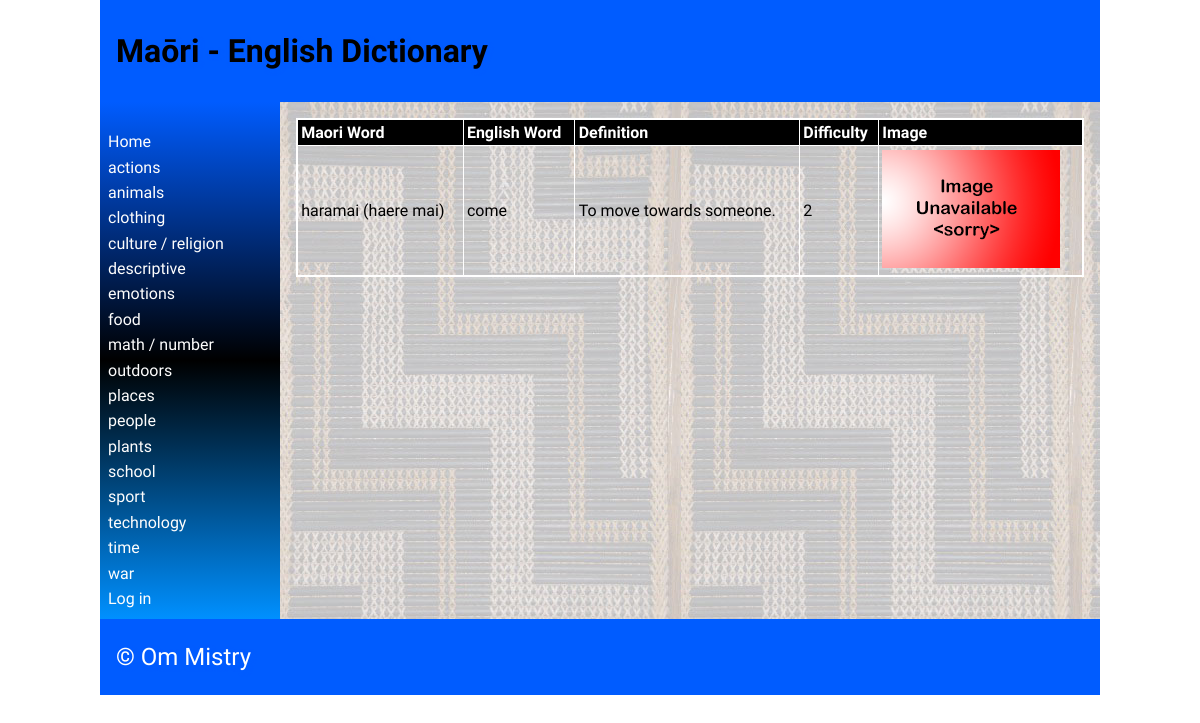
The app's page /word/1 with its own data.
### tables this page shows
CREATE TABLE "category"
(
	id INTEGER
		constraint category_pk
			primary key autoincrement,
	category_name varchar(69) not null
);

CREATE TABLE "words"
(
	maori varchar(69),
	english varchar(69),
	category integer,
	definition varchar(100),
	levels integer,
	images varchar(69),
	id integer
		constraint words_pk
			primary key autoincrement
);

### app.py (the view)
@app.route('/word/<word_id>')
def render_detailpage(word_id):
    con = create_connection(DB_NAME)
    query = "SELECT id, maori, english, definition, levels, images FROM words WHERE id=?"
    cur = con.cursor()
    cur.execute(query, (word_id,))
    definition = cur.fetchall()[0]
    con.close()
    return render_template('detail.html', definition=definition, logged_in=is_logged_in(),
                           categories=fetch_categories())

### app.py (called while the page is built)
def create_connection(db_file):
    try:
        connection = sqlite3.connect(db_file)
        return connection
    except Error as e:
        print(e)
    return None

def fetch_categories():
    con = create_connection(DB_NAME)
    query = "SELECT id, category_name FROM category"
    cur = con.cursor()
    cur.execute(query)
    categories = cur.fetchall()
    con.close()
    return categories

def is_logged_in():
    if session.get("email") is None:
        print("you are not logged in")
        return False
    else:
        print("you are logged in")
        return True

### templates/detail.html (shortened to what this page needs)
{% extends 'base.html' %}
{% block heading %}Maōri - English Dictionary{% endblock %}
{% block main %}
<table>
    <tr>
        <th>Maori Word</th>
        <th>English Word</th>
        <th>Definition</th>
        <th>Difficulty</th>
        <th>Image</th>
    </tr>
    <tr>
        <td>{{ definition[1] }}</td>
        <td>{{ definition[2] }}</td>
        <td>{{ definition[3] }}</td>
        <td>{{ definition[4] }}</td>
        <td><img src="/static/images/{{ definition[5] }}"></td>
    </tr>
</table>
{% endblock %}

### templates/base.html (shortened to what this page needs)
<!doctype html>
<html lang="en">
<head>
   <link href="{{ url_for('static', filename='css/style.css') }}" rel="stylesheet">
</head>
<body>
   <div id="container">
      <header>
         <h1>{% block heading %}{% endblock %}</h1>
      </header>
      <nav>
         <ul>
                <li><a href="\">Home</a></li>
                {% for category in categories %}
                <li><a href="/categories/{{ category[0] }}">{{category[1]}}</a></li>
                {% endfor %}
         <li>
             {% if logged_in %}<a href="/logout">Log out</a>{% else %}
             <a href="/login">Log in</a></li>{% endif %}
         </ul>
      </nav>
      <main>
            {% block main%}{% endblock %}
      </main>
      <footer>
         <p>
            &copy; Om Mistry
         </p>
      </footer>
   </div>
</body>
</html>

### static/css/style.css (style rules this page uses)
* { font-family: Comfortaa, sans-serif; margin: 0; padding: 0; box-sizing: border-box; }
#container { display: grid; grid-template-columns: 75px auto; grid-template-areas: 'nav header' 'main main' 'footer footer'; }
header { grid-area: header; background-color: #005cff; padding: 1rem; }
nav { grid-area: nav; }
main { grid-area: main; padding: 1rem; background-color: #005cff; }
h1, h2, h3, h4 { padding: 1rem 0; font-family: 'Suez One', serif; color: #000000; text-shadow: 2px 2px 4px #005cff; }
p { padding: 0.5rem 0; }
a { color: #ffffff; }
table { width: 100%; border: 2px solid #ffffff; border-collapse: collapse; }
th, td { border: 1px solid #ffffff; padding: 0.2rem; text-align: left; }
th { background-color: #000000; color: #ffffff; }
footer { grid-area: footer; padding: 1rem; background-color: #005cff; }
footer p { color: #ffffff; text-shadow: 2px 2px 4px #005cff; font-size: 1.5rem; }
@media only screen and (min-width: 768px) { #container { grid-template-columns: 180px auto; grid-template-areas: 'header header' 'nav main' 'footer footer'; } }
@media only screen and (min-width: 768px) { nav { background: linear-gradient(180deg, rgb(0, 92, 255) 0%, rgb(0, 0, 0) 50%, rgb(0, 144, 255) 100%); padding: 0.5rem; } }
@media only screen and (min-width: 768px) { nav ul { list-style: none; } }
@media only screen and (min-width: 768px) { nav li { padding: 0.2rem 0; } }
@media only screen and (min-width: 768px) { nav a { color: #fdfdfd; text-decoration: none; } }
@media only screen and (min-width: 768px) { main { background-image: url('static/images/poutama.jpg'); } }
@media only screen and (min-width: 1000px) { #container { width: 1000px; margin: auto; } }

### records on screen
category: category_name "actions"
category: category_name "animals"
category: category_name "clothing"
category: category_name "culture / religion"
category: category_name "descriptive"
category: category_name "emotions"
category: category_name "food"
category: category_name "math / number"
category: category_name "outdoors"
category: category_name "places"
category: category_name "people"
category: category_name "plants"
category: category_name "school"
category: category_name "sport"
category: category_name "technology"
category: category_name "time"
category: category_name "war"
words: maori "haramai (haere mai)", english "come", definition "To move towards someone.", levels "2", images (placeholder picture)
